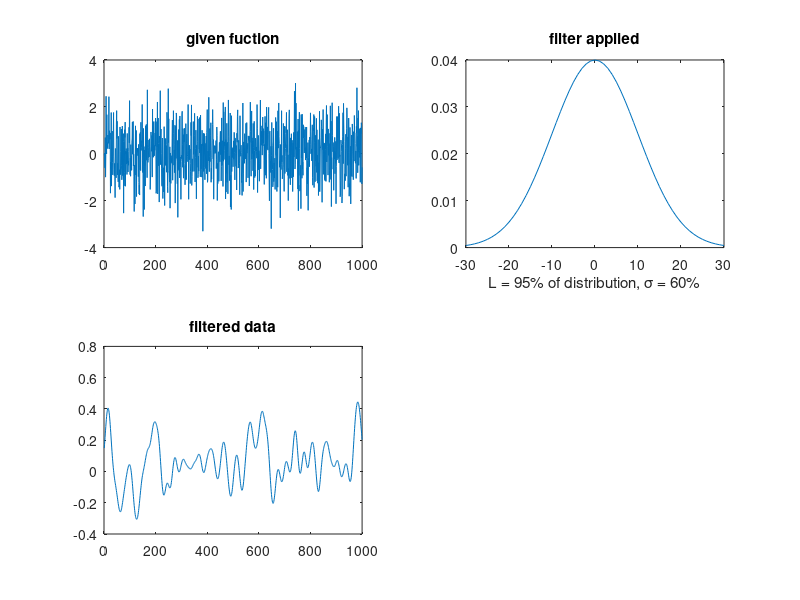

MATLAB code to generate this figure:
%% filtering data with gaussian filter

%% my signal
Nt = 1000;
data = normrnd(0,1,[1 Nt]);

%% my filter
L = 30; sig = 10;       % L is not playing an important role if L >> sigma. L has to be big enough (number of samples taken)
t = linspace(-L,L,2*L+1);

my_filter = exp(-(t - 0).^2/(2*sig^2));
my_filter = my_filter/sum(my_filter);

%% my filtered signal
my_filtered_data = conv(data,my_filter,'same');

%% plot
figure;
subplot(2,2,1);
plot(1:Nt,data);
title('given fuction');

subplot(2,2,2);
plot(t,my_filter);
title('filter applied'); xlabel('L = 95% of distribution, \sigma = 60%');

subplot(2,2,3);
plot(1:Nt,my_filtered_data);
title('filtered data');